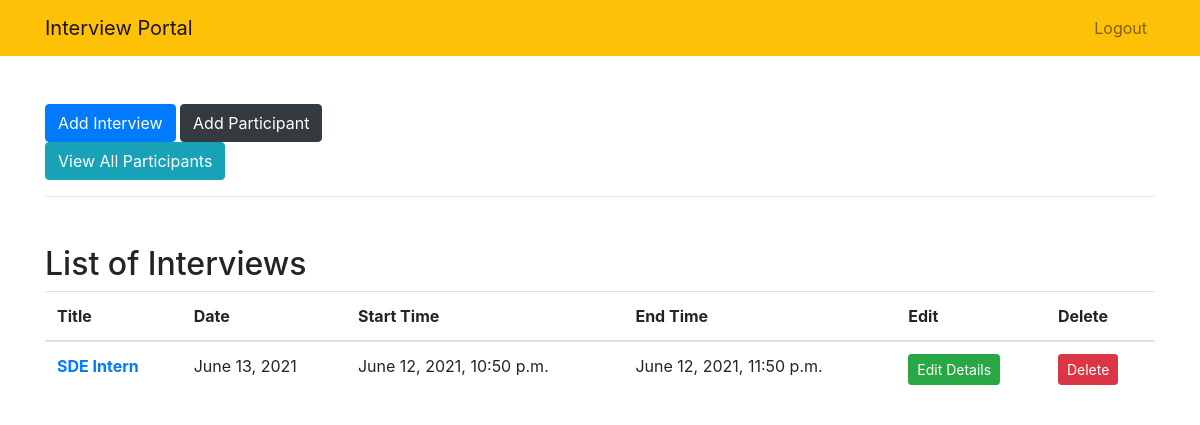
The page /interviews/ (signed in) on the database its author committed.
### Interviews/models.py (models this page shows)
class Interview(models.Model):
    title = models.CharField(max_length = 40)
    date = models.DateField()
    start_time = models.DateTimeField()
    end_time = models.DateTimeField(blank=True, null=True)
    candidates_count = models.IntegerField(default = 0)
    result = models.CharField( max_length=3, choices=(
        ('S', 'Selected'),
        ('R', 'Rejected'),
        ('J', 'Joined'),
        ('DNJ', 'Did Not Join'),
        ('TBD', 'Pending'),), default='TBD' )

### Interviews/views.py (the view)
# urls.py: path('interviews/', views.get_interviews, name='get_interviews'),
@login_required
def get_interviews(request):
    interviews = Interview.objects.all().order_by('date')
    return render(request , 'interviews/listings.html', { 'interviews':interviews } )

### Interviews/templates/interviews/listings.html
{% extends "interviews/base.html" %}
{% block content %}
<div class="row mt-5">
    <div class="col-md-5">
        <a href = "{% url 'create_interview'%}"><button type="button" class="btn btn-primary">Add Interview</button></a>
        <a href = "{% url 'create_participant'%}"><button type="button" class="btn btn-dark">Add Participant</button></a>
        <a href = "{% url 'listings_par'%}"><button type="button" class="btn btn-info">View All Participants</button></a>
    </div>
</div>
<hr>
<div class="row mt-5">
    <div class="col-md-5">
        <h2>List of Interviews</h2>
    </div>
</div>
{% if interviews %}
<table class="table">
    <thead>
    <tr>
        <th scope="col">Title</th>
        <th scope="col">Date</th>
        <th scope="col">Start Time</th>
        <th scope="col">End Time</th>
        <th scope="col">Edit</th>
        <th scope="col">Delete</th>
    </tr>
    </thead>
    <tbody>
 {% for interview in interviews %}
        <tr>
            <th scope="row"><a href="{% url 'interview_detail' interview.id %}">{{interview.title}}</a></th>
            <td>{{interview.date}}</td>
            <td>{{interview.start_time}}</td>
            <td>{{interview.end_time}}</td>
            <td><a href = "{% url 'edit_interview' interview.id %}"><button type="button" class="btn btn-success btn-sm">Edit Details</button></a></td>
            <td><a href = "{% url 'delete_interview' interview.id %}"><button type="button" class="btn btn-danger btn-sm">Delete</button></a></td>
        </tr>
{% endfor %}
    </tbody>
</table>
{% else %}
<h6>No Interviews Scheduled</h6>
{% endif %}
{% endblock %}

### rows shown on the page
Interview: title "SDE Intern", date "June 13, 2021", start_time "June 12, 2021, 10:50 p.m.", end_time "June 12, 2021, 11:50 p.m."
